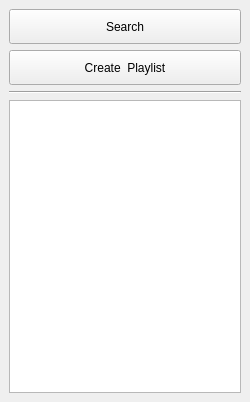
<?xml version="1.0" encoding="UTF-8"?>
<ui version="4.0">
 <class>SideMenu</class>
 <widget class="QWidget" name="SideMenu">
  <property name="geometry">
   <rect>
    <x>0</x>
    <y>0</y>
    <width>250</width>
    <height>402</height>
   </rect>
  </property>
  <property name="sizePolicy">
   <sizepolicy hsizetype="Expanding" vsizetype="Expanding">
    <horstretch>0</horstretch>
    <verstretch>0</verstretch>
   </sizepolicy>
  </property>
  <property name="minimumSize">
   <size>
    <width>250</width>
    <height>0</height>
   </size>
  </property>
  <property name="maximumSize">
   <size>
    <width>250</width>
    <height>16777215</height>
   </size>
  </property>
  <property name="windowTitle">
   <string>Form</string>
  </property>
  <layout class="QGridLayout" name="gridLayout_2">
   <property name="leftMargin">
    <number>9</number>
   </property>
   <property name="topMargin">
    <number>9</number>
   </property>
   <property name="rightMargin">
    <number>9</number>
   </property>
   <property name="bottomMargin">
    <number>9</number>
   </property>
   <item row="2" column="0">
    <widget class="Line" name="line">
     <property name="orientation">
      <enum>Qt::Horizontal</enum>
     </property>
    </widget>
   </item>
   <item row="1" column="0">
    <widget class="QPushButton" name="pushButtonCreatePlaylist">
     <property name="minimumSize">
      <size>
       <width>0</width>
       <height>35</height>
      </size>
     </property>
     <property name="maximumSize">
      <size>
       <width>16777215</width>
       <height>35</height>
      </size>
     </property>
     <property name="text">
      <string>Create  Playlist</string>
     </property>
     <property name="icon">
      <iconset resource="image_source.qrc">
       <normaloff>:/img/add_icon.png</normaloff>:/img/add_icon.png</iconset>
     </property>
     <property name="iconSize">
      <size>
       <width>25</width>
       <height>25</height>
      </size>
     </property>
     <property name="flat">
      <bool>false</bool>
     </property>
    </widget>
   </item>
   <item row="3" column="0">
    <widget class="QListView" name="listViewPlaylist">
     <property name="autoFillBackground">
      <bool>false</bool>
     </property>
    </widget>
   </item>
   <item row="0" column="0">
    <widget class="QPushButton" name="pushButtonSearch">
     <property name="minimumSize">
      <size>
       <width>0</width>
       <height>35</height>
      </size>
     </property>
     <property name="maximumSize">
      <size>
       <width>16777215</width>
       <height>35</height>
      </size>
     </property>
     <property name="text">
      <string>Search</string>
     </property>
     <property name="icon">
      <iconset resource="image_source.qrc">
       <normaloff>:/img/search_icon.png</normaloff>:/img/search_icon.png</iconset>
     </property>
     <property name="iconSize">
      <size>
       <width>25</width>
       <height>25</height>
      </size>
     </property>
     <property name="flat">
      <bool>false</bool>
     </property>
    </widget>
   </item>
  </layout>
 </widget>
 <resources>
  <include location="image_source.qrc"/>
 </resources>
 <connections/>
</ui>
